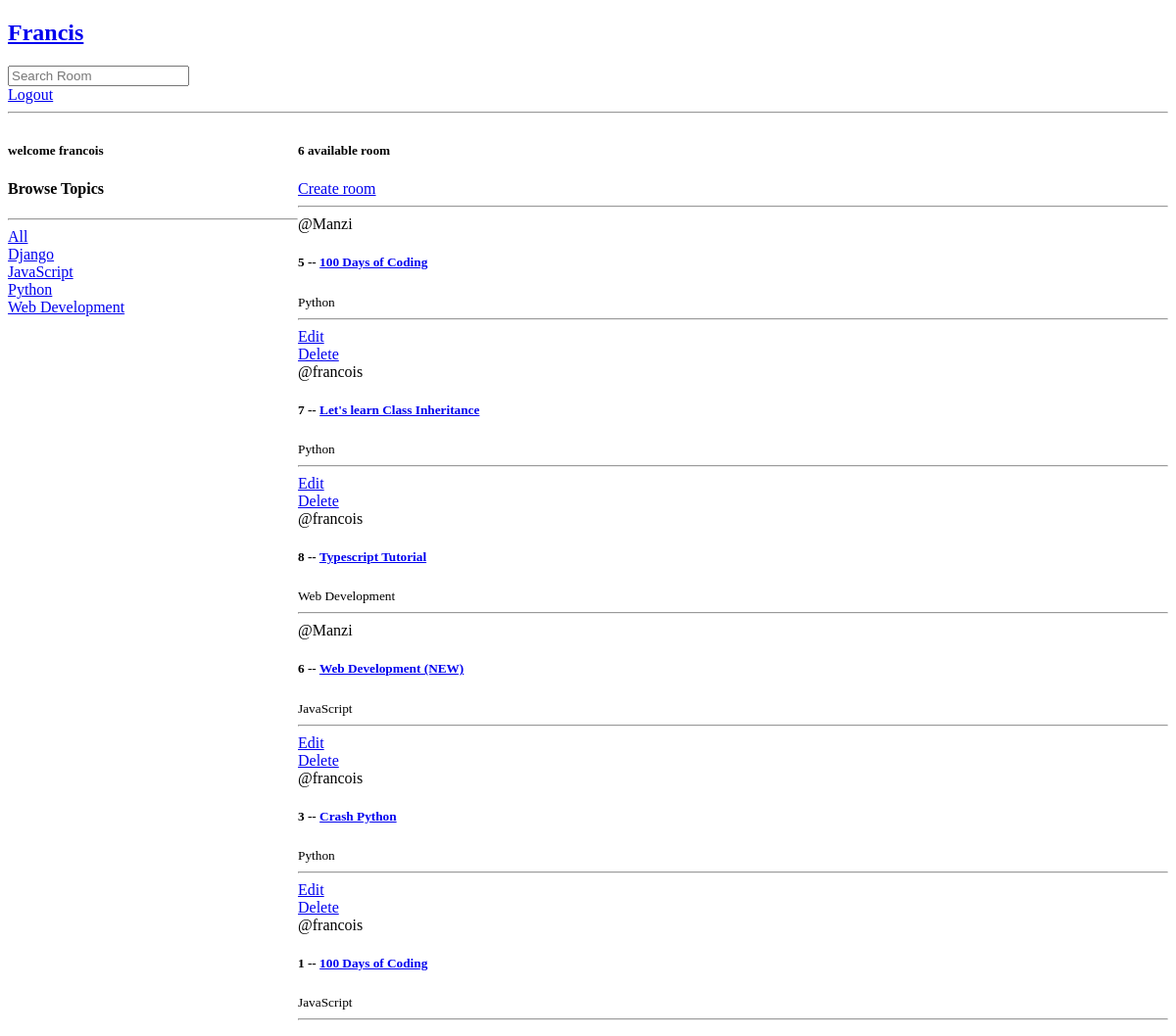
Page / (signed in) on the earlier database version.
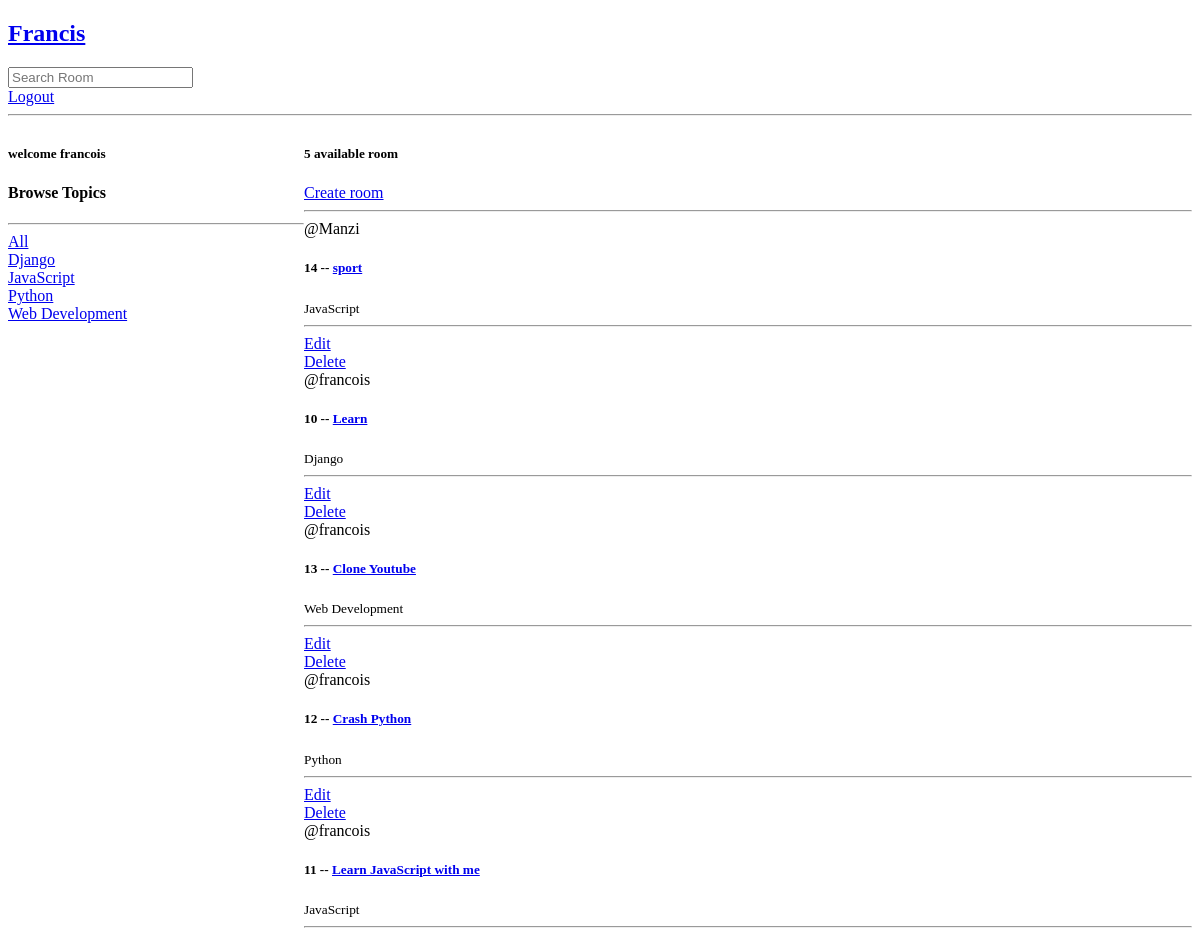
Same page on the later database version.
### front/models.py (models this page shows, shortened)
class Topic(models.Model):
   name  = models.CharField(max_length=200)
   class Meta():
      ordering = ('name',)

class Room(models.Model):
   host = models.ForeignKey(User, on_delete=models.SET_NULL, null=True)
   topic = models.ForeignKey(Topic, on_delete=models.SET_NULL, null=True)
   name = models.CharField(max_length=200)
   description = models.TextField(null=True, blank=True)
   updates = models.DateTimeField(auto_now=True)
   created = models.DateTimeField(auto_now_add=True)
   class Meta():
      ordering = ['-updates', '-created']

### front/views.py (the view)
# urls.py: path('', views.home, name='home'),
@login_required(login_url='login')
def home(request):
    q = request.GET.get('p') if request.GET.get('p') != None else ''
    rooms = Room.objects.filter(Q(topic__name__icontains=q) |
    Q(name__icontains=q)
    )
    topics = Topic.objects.all()
    count_room = rooms.count() # count the number of rooms the topic
    context = {'rooms': rooms, 'topics': topics, 'count_room': count_room,}
    return render(request, 'front/home.html', context)

### front/templates/front/home.html (shortened to what this page needs)
{% extends 'main.html' %}
{% block content %}
<div class="home-container">
    <div>
        <h5>welcome {{user.username}}</h5>
        <h4>Browse Topics</h4>
        <hr>
        <div>
            <a href="{% url 'home'%}">All</a>
        </div>
        {% for topic in topics %}
            <div>
                <a href="{% url 'home'%}?p={{topic.name}}">{{topic.name}}</a>
            </div>
        {% endfor %}
    </div>
    <div>
        <h5>{{count_room}} available room</h5>
        <a href="{%url 'create-room'%}">Create room</a>
        <hr>
        <div>
                {% for room in rooms %}
                    <div>
                        {% if request.user == room.host %}
                        <a href="{%url 'update-room' room.id%}">Edit</a><br>
                        <a href="{%url 'delete-room' room.id%}">Delete</a><br>
                        {% endif %}
                        <span>@{{room.host.username}}</span>
                        <h5>{{ room.id }} -- <a href="{% url 'room' room.id%}">{{ room.name }}</h5></a>
                        <small>{{room.topic.name}}</small>
                        <hr>
                    </div>
                {% endfor %}
        </div>
    </div>
</div>
{% endblock %}

### templates/main.html (shortened to what this page needs)
<!DOCTYPE html>
<html lang="en">
<head>
</head>
<body>
    {% include 'nav.html' %}
    {% block content %}
    {% endblock %}
</body>
</html>

### templates/nav.html
<h2><a href="/">Francis</a></h2>
<div>
    <form method="GET", action="{% url 'home' %}">
        <input type="text" name="p" placeholder="Search Room">
    </form>
</div>
<div>
    {% if request.user.is_authenticated %}
        <a href="{% url 'logout' %}">Logout</a>
    {% else %}
        <a href="{% url 'home' %}">Login</a>
    {% endif %}
</div>
<hr>

### front/templates/front/home.html (style rules this page uses)
.home-container { display: grid; grid-template-columns: 1fr 3fr; }

Differences in the rows shown:
removed Room: host.username "Manzi", id "5", name "100 Days of Coding", topic.name "Python"
removed Room: shows "Edit", host.username "francois", id "7", name "Let's learn Class Inheritance", topic.name "Python"
removed Room: shows "Edit", host.username "francois", id "8", name "Typescript Tutorial", topic.name "Web Development"
removed Room: host.username "Manzi", id "6", name "Web Development (NEW)", topic.name "JavaScript"
removed Room: shows "Edit", host.username "francois", id "3", name "Crash Python", topic.name "Python"
removed Room: shows "Edit", host.username "francois", id "1", name "100 Days of Coding", topic.name "JavaScript"
added Room: host.username "Manzi", id "14", name "sport", topic.name "JavaScript"
added Room: shows "Edit", host.username "francois", id "10", name "Learn", topic.name "Django"
added Room: shows "Edit", host.username "francois", id "13", name "Clone Youtube", topic.name "Web Development"
added Room: shows "Edit", host.username "francois", id "12", name "Crash Python", topic.name "Python"
added Room: shows "Edit", host.username "francois", id "11", name "Learn JavaScript with me", topic.name "JavaScript"
Other differences:
{{ count_room }}: "6" → "5"
